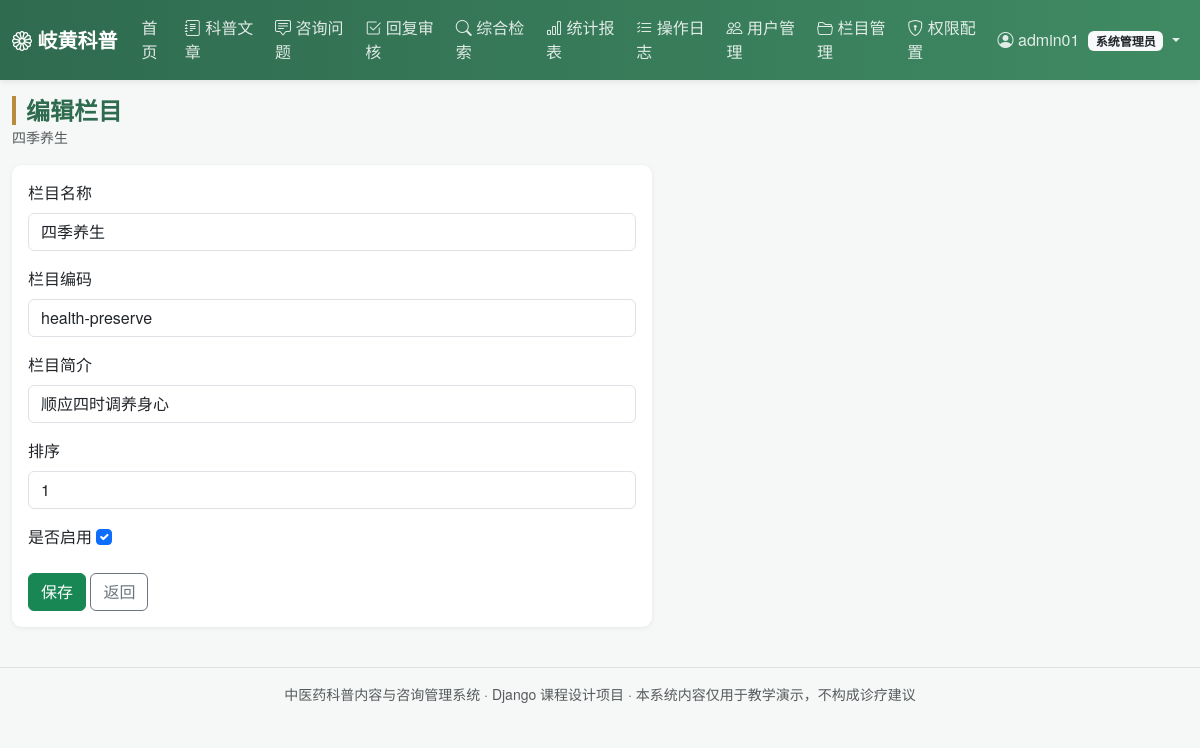
The page /category/1/edit/ (signed in) on the database its author committed.
### main_app/models.py (models this page shows, shortened)
class Menu(models.Model):
    name = models.CharField('菜单名称', max_length=50)
    code = models.CharField('权限编码', max_length=50, unique=True,
                            help_text='与装饰器 module_required 使用的编码一致')
    url_name = models.CharField('对应路由名', max_length=100, blank=True)
    icon = models.CharField('图标类名', max_length=50, blank=True, default='bi-grid')
    roles = models.CharField('可见角色', max_length=100, default='admin,editor,consultant,user',
                             help_text='逗号分隔：admin,editor,consultant,user')
    order = models.IntegerField('排序', default=0)
    is_active = models.BooleanField('启用', default=True)
    class Meta:
        verbose_name = '菜单权限'
        verbose_name_plural = '菜单权限'
        ordering = ['order', 'id']
    @property
    def role_list(self):
        return [r.strip() for r in self.roles.split(',') if r.strip()]
    def visible_to(self, role):
        return self.is_active and role in self.role_list

class Category(models.Model):
    name = models.CharField('栏目名称', max_length=50, unique=True)
    code = models.SlugField('栏目编码', max_length=50, unique=True,
                            help_text='英文小写，用于 URL，如 health-preserve')
    description = models.CharField('栏目简介', max_length=200, blank=True)
    order = models.IntegerField('排序', default=0)
    is_active = models.BooleanField('是否启用', default=True)
    created_at = models.DateTimeField('创建时间', auto_now_add=True)
    class Meta:
        verbose_name = '科普栏目'
        verbose_name_plural = '科普栏目'
        ordering = ['order', 'id']

### main_app/views.py (the view)
# urls.py: path('category/<int:pk>/edit/', views.category_edit, name='category_edit'),
@role_required('admin')
@module_required('category_manage')
def category_edit(request, pk):
    obj = get_object_or_404(Category, pk=pk)
    form = CategoryForm(request.POST or None, instance=obj)
    if request.method == 'POST' and form.is_valid():
        form.save()
        write_log(request, 'category', '修改栏目', 'Category', obj.pk, f'修改栏目：{obj.name}')
        messages.success(request, '栏目已保存。')
        return redirect('main_app:category_list')
    return render(request, 'category/edit.html', {'form': form, 'obj': obj})

### main_app/forms.py
class CategoryForm(forms.ModelForm):
    class Meta:
        model = Category
        fields = ('name', 'code', 'description', 'order', 'is_active')
        widgets = {
            'name': forms.TextInput(attrs={'class': 'form-control'}),
            'code': forms.TextInput(attrs={'class': 'form-control'}),
            'description': forms.TextInput(attrs={'class': 'form-control'}),
            'order': forms.NumberInput(attrs={'class': 'form-control'}),
            'is_active': forms.CheckboxInput(attrs={'class': 'form-check-input'}),
        }

### main_app/context_processors.py (called while the page is built)
def menu_permissions(request):
    user = getattr(request, 'user', None)
    role = 'anonymous'
    profile = None
    if user and user.is_authenticated:
        if user.is_superuser:
            role = 'admin'
        else:
            profile = getattr(user, 'profile', None)
            role = profile.role if profile else 'user'
    menus = [m for m in Menu.objects.filter(is_active=True) if m.visible_to(role)]
    return {
        'nav_menus': menus,
        'current_role': role,
        'current_role_label': ROLE_LABELS.get(role, role),
        'profile': profile,
    }

### main_app/permissions.py (called while the page is built, shortened)
def role_of(user):
    if not user.is_authenticated:
        return 'anonymous'
    if user.is_superuser:
        return 'admin'
    p = get_profile(user)
    return p.role if p else 'user'

def role_required(*roles):
    def decorator(view_func):
        @login_required
        @wraps(view_func)
        def _wrapped(request, *args, **kwargs):
            if role_of(request.user) in roles:
                return view_func(request, *args, **kwargs)
        return _wrapped
    return decorator

def module_required(code):
    def decorator(view_func):
        @login_required
        @wraps(view_func)
        def _wrapped(request, *args, **kwargs):
            from .models import Menu
            menu = Menu.objects.filter(code=code).first()
            if menu is None or menu.visible_to(role_of(request.user)):
                return view_func(request, *args, **kwargs)
            messages.error(request, '当前角色未开通该菜单权限。')
            return redirect('main_app:index')
        return _wrapped
    return decorator

### templates/category/edit.html (shortened to what this page needs)
{% extends 'base.html' %}
{% block page_title %}编辑栏目{% endblock %}
{% block page_desc %}{{ obj.name }}{% endblock %}
{% block content %}
<div class="card" style="max-width:640px">
    <div class="card-body">
        <form method="post">
            {% for f in form %}
                <div class="mb-3">
                    <label class="form-label">{{ f.label }}</label>
                    {{ f }}
                </div>
            {% endfor %}
            <button class="btn btn-success">保存</button>
            <a class="btn btn-outline-secondary" href="{% url 'main_app:category_list' %}">返回</a>
        </form>
    </div>
</div>
{% endblock %}

### templates/base.html (shortened to what this page needs)
{% load static %}<!DOCTYPE html>
<html lang="zh-CN">
<head>
    <link href="https://cdn.jsdelivr.net/npm/bootstrap@5.3.3/dist/css/bootstrap.min.css" rel="stylesheet">
    <link href="https://cdn.jsdelivr.net/npm/bootstrap-icons@1.11.3/font/bootstrap-icons.css" rel="stylesheet">
    <link href="{% static 'css/style.css' %}" rel="stylesheet">
</head>
<body>
<nav class="navbar navbar-expand-lg navbar-dark tcm-navbar sticky-top">
    <div class="container-fluid">
        <a class="navbar-brand fw-bold" href="{% url 'main_app:index' %}">
            <i class="bi bi-flower1"></i> 岐黄科普
        </a>
        <div class="collapse navbar-collapse" id="navMenu">
            <ul class="navbar-nav me-auto">
                <li class="nav-item">
                    <a class="nav-link {% if request.resolver_match.url_name == 'index' %}active{% endif %}"
                       href="{% url 'main_app:index' %}">首页</a>
                </li>
                {% for m in nav_menus %}
                    <li class="nav-item">
                        <a class="nav-link" href="{% if m.url_name %}{% url m.url_name %}{% else %}#{% endif %}">
                            <i class="bi {{ m.icon|default:'bi-grid' }}"></i> {{ m.name }}
                        </a>
                    </li>
                {% endfor %}
            </ul>
            <ul class="navbar-nav">
                {% if user.is_authenticated %}
                    <li class="nav-item dropdown">
                        <a class="nav-link dropdown-toggle" href="#" data-bs-toggle="dropdown">
                            <i class="bi bi-person-circle"></i>
                            {% if profile %}{{ profile.display_name }}{% else %}{{ user.username }}{% endif %}
                            <span class="badge bg-light text-dark ms-1">{{ current_role_label }}</span>
                        </a>
                    </li>
                {% else %}
                    <li class="nav-item"><a class="nav-link" href="{% url 'main_app:login' %}">登录</a></li>
                    <li class="nav-item"><a class="btn btn-sm btn-light ms-2 mt-1" href="{% url 'main_app:register' %}">注册</a></li>
                {% endif %}
            </ul>
        </div>
    </div>
</nav>
<div class="container-fluid py-3">
    <div class="d-flex justify-content-between align-items-center mb-3">
        <div>
            <h4 class="mb-0 page-title">{% block page_title %}{% endblock %}</h4>
            <small class="text-muted">{% block page_desc %}{% endblock %}</small>
        </div>
    </div>
    {% block content %}{% endblock %}
</div>
<footer class="text-center text-muted py-3 small border-top mt-4">
    中医药科普内容与咨询管理系统 · Django 课程设计项目 · 本系统内容仅用于教学演示，不构成诊疗建议
</footer>
</body>
</html>

### static/css/style.css (style rules this page uses)
:root { --tcm-green: #2f6b4f; --tcm-green-light: #e8f3ee; --tcm-gold: #b98b3c; }
body { background: #f6f8f7; font-family: "Microsoft YaHei", "PingFang SC", "Helvetica Neue", sans-serif; color: #24312b; }
.tcm-navbar { background: linear-gradient(90deg, var(--tcm-green), #3f8a63); box-shadow: 0 2px 6px rgba(0, 0, 0, .08); }
.tcm-navbar .nav-link { color: rgba(255, 255, 255, .85); }
.page-title { font-weight: 700; color: var(--tcm-green); border-left: 4px solid var(--tcm-gold); padding-left: 10px; }
.card { border: none; box-shadow: 0 1px 4px rgba(20, 40, 30, .08); border-radius: .6rem; }

### rows shown on the page
Menu: name "科普文章"
Menu: name "咨询问题"
Menu: name "回复审核"
Menu: name "综合检索"
Menu: name "统计报表"
Menu: name "操作日志"
Menu: name "用户管理"
Menu: name "栏目管理"
Menu: name "权限配置"
Category: name "四季养生", form "四季养生" "health-preserve" "顺应四时调养身心" "1" "☑"

### other values the page prints
{{ user.username }} "admin01"
{{ current_role_label }} "系统管理员"
{{ f.label }} "栏目名称" "栏目编码" "栏目简介" "排序" "是否启用"
